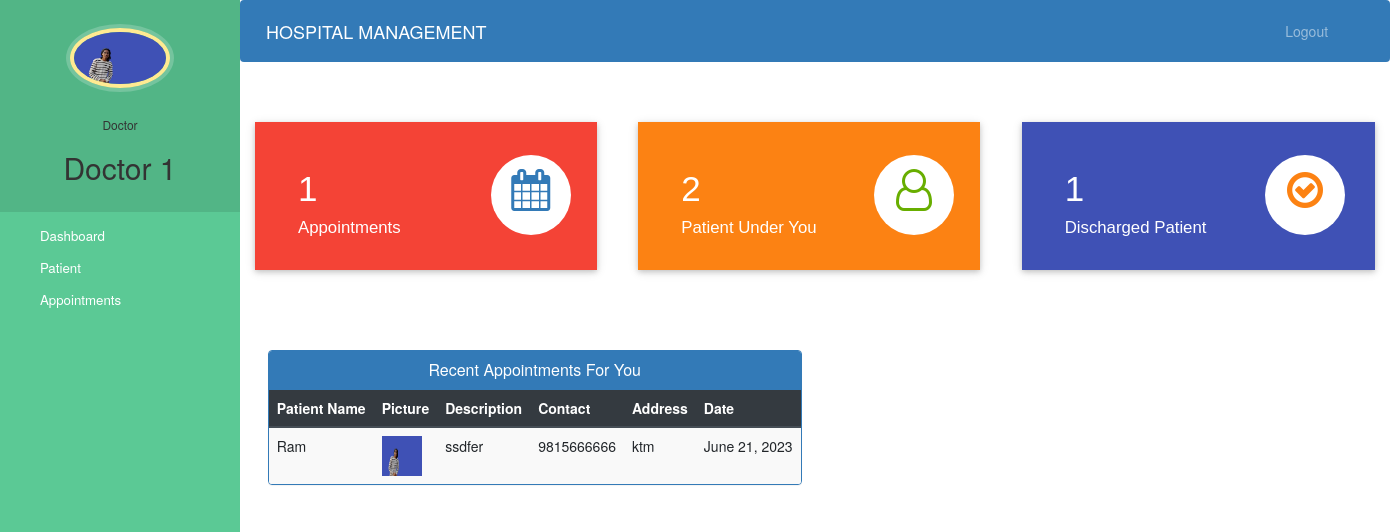
The app's page /doctor-dashboard (signed in) with its own data.
### hospital/models.py (models this page shows, shortened)
class Doctor(models.Model):
    user=models.OneToOneField(User,on_delete=models.CASCADE)
    profile_pic= models.ImageField(upload_to='profile_pic/DoctorProfilePic/',null=True,blank=True)
    address = models.CharField(max_length=40)
    mobile = models.CharField(max_length=20,null=True)
    department= models.CharField(max_length=50,choices=departments,default='Cardiologist')
    status=models.BooleanField(default=False)

class Appointment(models.Model):
    patientId=models.PositiveIntegerField(null=True)
    doctorId=models.PositiveIntegerField(null=True)
    patientName=models.CharField(max_length=40,null=True)
    doctorName=models.CharField(max_length=40,null=True)
    appointmentDate=models.DateField(auto_now=True)
    description=models.TextField(max_length=500)
    status=models.BooleanField(default=False)

class Patient(models.Model):
    user=models.OneToOneField(User,on_delete=models.CASCADE)
    profile_pic= models.ImageField(upload_to='profile_pic/PatientProfilePic/',null=True,blank=True)
    address = models.CharField(max_length=40)
    mobile = models.CharField(max_length=20,null=False)
    symptoms = models.CharField(max_length=100,null=False)
    assignedDoctorId = models.PositiveIntegerField(null=True)
    admitDate=models.DateField(auto_now=True)
    status=models.BooleanField(default=False)

### hospital/views.py (the view)
# urls.py: path('doctor-dashboard', views.doctor_dashboard_view,name='doctor-dashboard'),
@login_required(login_url='doctorlogin')
@user_passes_test(is_doctor)
def doctor_dashboard_view(request):
    patientcount=models.Patient.objects.all().filter(status=True,assignedDoctorId=request.user.id).count()
    appointmentcount=models.Appointment.objects.all().filter(status=True,doctorId=request.user.id).count()
    patientdischarged=models.PatientDischargeDetails.objects.all().distinct().filter(assignedDoctorName=request.user.first_name).count()
    appointments=models.Appointment.objects.all().filter(status=True,doctorId=request.user.id).order_by('-id')
    patientid=[]
    for a in appointments:
        patientid.append(a.patientId)
    patients=models.Patient.objects.all().filter(status=True,user_id__in=patientid).order_by('-id')
    appointments=zip(appointments,patients)
    mydict={
    'patientcount':patientcount,
    'appointmentcount':appointmentcount,
    'patientdischarged':patientdischarged,
    'appointments':appointments,
    'doctor':models.Doctor.objects.get(user_id=request.user.id), #for profile picture of doctor in sidebar
    }
    return render(request,'hospital/doctor_dashboard.html',context=mydict)

### hospital/views.py (called while the page is built)
def is_doctor(user):
    return user.groups.filter(name='DOCTOR').exists()

### templates/hospital/doctor_dashboard.html
{% extends 'hospital/doctor_base.html' %}
{% load static %}
{% block content %}
{%include 'hospital/doctor_dashboard_cards.html'%}
<br><br><br><br>
<div class="container">
  <div class="row">
    <div class="panel panel-primary" style="margin-left:2%;">
      <div class="panel-heading" style="text-align:center;">
        <h6 class="panel-title">Recent Appointments For You</h6>
      </div>
      <table class="table table-hover table-striped" id="dev-table">
        <thead class="thead-dark">
          <tr>
            <th>Patient Name</th>
            <th>Picture</th>
            <th>Description</th>
            <th>Contact</th>
            <th>Address</th>
            <th>Date</th>
          </tr>
        </thead>
        {% for a,p in appointments %}
        <tr>
          <td>{{a.patientName}}</td>
          <td> <img src="{% static p.profile_pic.url %}" alt="Profile Pic" height="40px" width="40px" /></td>
          <td>{{a.description}}</td>
          <td>{{p.mobile}}</td>
          <td>{{p.address}}</td>
          <td>{{a.appointmentDate}}</td>
        </tr>
        {% endfor %}
      </table>
    </div>
  </div>
</div>
{% endblock content %}

### templates/hospital/doctor_base.html (shortened to what this page needs)
<!DOCTYPE html>
{% load static %}
<html lang="en">
<head>
  <link rel="stylesheet" href="https://stackpath.bootstrapcdn.com/bootstrap/4.3.1/css/bootstrap.min.css">
  <link rel="stylesheet" href="https://maxcdn.bootstrapcdn.com/font-awesome/4.7.0/css/font-awesome.min.css">
</head>
<body>
  <nav class="menu" tabindex="0">
    <header class="avatar">
      <img src="{% static doctor.profile_pic.url %}" alt="Profile Pic" />
      <br><br>
      <h6>Doctor</h6>
      <h2>{{request.user.first_name}}</h2>
    </header>
    <ul>
      <li tabindex="0" class="icon-dashboard"> <a style="color:white; text-decoration:none;" href="/doctor-dashboard"><span>Dashboard</span></a> </li>
      <li tabindex="0" class="icon-users"> <a style="color:white; text-decoration:none;" href="/doctor-patient"><span>Patient</span></a></li>
      <li tabindex="0" class="icon-calendar"> <a style="color:white; text-decoration:none;" href="/doctor-appointment"><span>Appointments</span></a></li>
    </ul>
  </nav>
  <main>
    <div class="bs-example">
      <nav class="navbar navbar-expand-md  navbar-dark fixed-top" style="background:#337AB7;">
        <a href="/doctor-dashboard" class="navbar-brand">HOSPITAL MANAGEMENT</a>
        <div class="collapse navbar-collapse justify-content-between" id="navbarCollapse">
          <div class="navbar-nav" style=" margin-left: 90%;">
            <a href="/logout" class="nav-item nav-link">Logout</a>
          </div>
        </div>
      </nav>
    </div>
    <br><br>
    {% block content %}
    {% endblock content %}
    <br><br><br><br><br><br><br>
  </main>
</body>
</html>

### templates/hospital/doctor_base.html (style rules this page uses)
a:link { text-decoration: none; }
a { color: white; }
body { padding-left: 240px; }
main { position: relative; height: 100vh; }
.menu { background: #5bc995; height: 100vh; width: 240px; position: fixed; top: 0px; left: 0; z-index: 5; outline: none; }
.menu .avatar { background: rgba(0, 0, 0, 0.1); padding: 2em 0.5em; text-align: center; }
.menu .avatar img { width: 100px; border-radius: 50%; overflow: hidden; border: 4px solid #ffea92; box-shadow: 0 0 0 4px rgba(255, 255, 255, 0.2); }
.menu .avatar h2 { font-weight: normal; margin-bottom: 0; }
.menu ul { list-style: none; padding: 0.5em 0; margin: 0; }
.menu ul li { padding: 0.5em 1em 0.5em 3em; font-size: 0.95em; font-weight: regular; background-repeat: no-repeat; background-position: left 15px center; background-size: auto 20px; transition: all 0.15s linear; cursor: pointer; }
.menu ul li.icon-dashboard { background-image: url("http://www.entypo.com/images//gauge.svg"); }
.menu ul li.icon-users { background-image: url("http://www.entypo.com/images//users.svg"); }
.menu ul li.icon-calendar { background-image: url("http://www.entypo.com/images//calendar.svg"); }

### records on screen
Doctor: profile_pic (picture)
Appointment: patientName "Ram", profile_pic (picture), description "ssdfer", mobile "9815666666", address "ktm", appointmentDate "June 21, 2023"

### other values on screen
{{ request.user.first_name }} "Doctor 1"
{{ appointmentcount }} "1"
{{ patientcount }} "2"
{{ patientdischarged }} "1"
